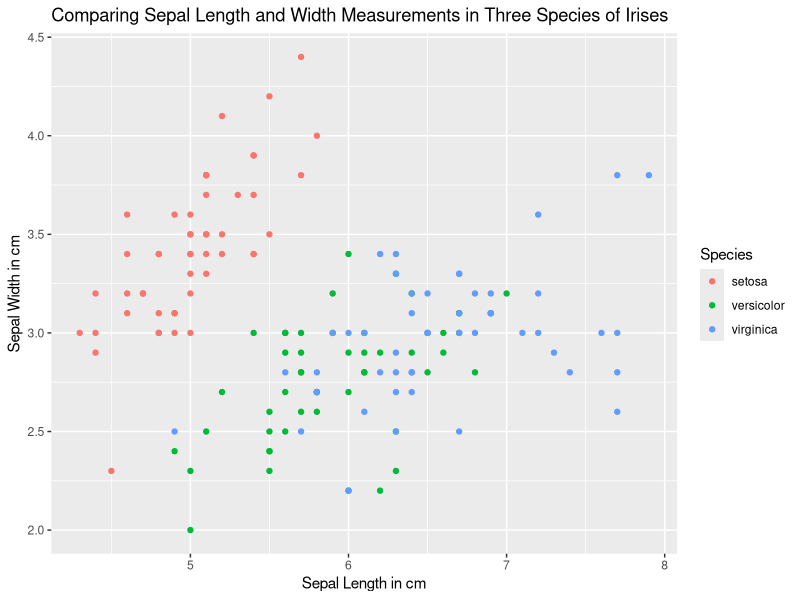
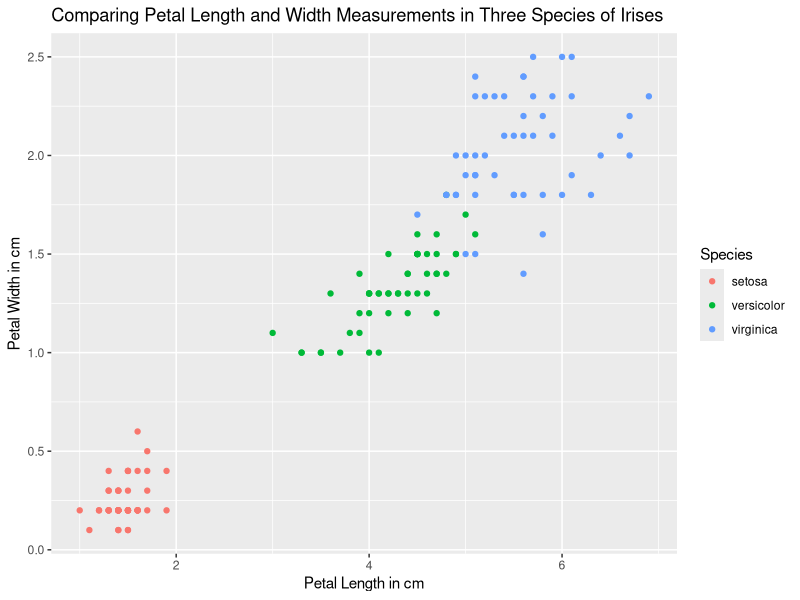

The R source for these figures, in order:
## ---- chunk 1

#creating vector a
a <- c(8:20)
print(a)

#creating vector b
b <- c(30:18)
print(b)


## ---- chunk 2
#multiplying the vectors and calling the result d
d <- a*b
print(d)

## ---- chunk 3
#indexing the 4th, 5th, and 6th elements of d
d[4:6]
## ---- chunk 4

# indexing the values in d that are less than 300
d[d<300]
## ---- chunk 5
# length provides the number of values indexed from d that satisfy the input of d>350
length(d[d>350])

#show what those values are
print(d[d>350])

## ---- chunk 6
#use a read.csv command
quakes <- read.csv("quakes.csv")
## ---- chunk 7
#quakes$mag pulls all of the mag values,
#na.omit removes the na values
#mean takes the means of those remaining values
#stored them as quakes_mean
quakes_mean <- mean(na.omit(quakes$mag))
print(quakes_mean)
## ---- chunk 8
#quakes$mag[quakes_mean < quakes$mag] <- this returns the values of the mag column that are greater than the mean WITH the NA values

#omit the NA values and give me the length
length(na.omit(quakes$mag[quakes_mean < (quakes$mag)]))
## ---- chunk 9
#give me the standard deviation of the stations variable without the NAs
sd(na.omit(quakes$stations))
## ---- chunk 10
#the number of missing values for the variable stations
length(quakes$stations[is.na(quakes$stations)])

#create a variable called "complete quakes" that contains all of the complete cases from quakes
complete_quakes <- quakes[complete.cases(quakes),]
print(complete_quakes)

#calculate the standard deviation of the stations variable in the new complete_quakes table (all NAs removed)
sd(complete_quakes$stations)
## ---- chunk 11
#max(quakes$depth,na.rm = TRUE) finds the maximum value from the depth column without the NA values
#using it as the index to return the quakes$stations value
quakes$stations[max(quakes$depth, na.rm = TRUE)]
## ---- chunk 12
#quakes$str_impact = sets this as a new variable/column
#as.character() casts the data being added to the data frame as a character class
#ifelse() sets the values as one of two options
#quakes$mag <=4.9 indicates what rows (where the mag value is less than 4.9) will be labeled by the first value "Low"
#"High" is what all of the other values will be labeled as
quakes$str_impact = as.character(ifelse(quakes$mag<=4.9,"Low","High"))

#show it
quakes$str_impact
## ---- chunk 13
#quakes$num_impact = sets this as a new variable/column
#as.numeric() casts the data being added to the data frame as a numeric class
#ifelse() sets the values as one of two options
#quakes$mag <=4.9 indicates what rows (where the mag value is less than 4.9) will be labeled by the first value "0"
#"1" is what all of the other values will be labeled as
quakes$num_impact = as.numeric(ifelse(quakes$mag<=4.9,0,1))

#show it
quakes$num_impact

#calculating the mean of the num impact column (removing the NA values)
mean(quakes$num_impact, na.rm = TRUE)
## ---- chunk 14
#quakes$factor_impact = sets this as a new variable/column
#as.factor() casts the data being added to the data frame as a factor class
#ifelse() sets the values as one of two options
#quakes$mag <=4.9 indicates what rows (where the mag value is less than 4.9) will be labeled by the first value "Low"
#"High" is what all of the other values will be labeled as
quakes$factor_impact = as.factor(ifelse(quakes$mag<=4.9,'Low','High'))

#show it
quakes$factor_impact
## ---- chunk 15
#quakes$status = creates the new variable in the quakes data frame
#rep(95:99) produces repeating values from 95 to 99
#as.numeric() casts the data types as numeric
quakes$status = as.numeric(rep(95:99))

#replace the values in quakes$statues that are exactly equal (==) to 99 to NA and store it in the quakes$status variable
quakes$status <- replace(quakes$status, quakes$status == 99, NA)

#print the entire data frame to show all of the updates in the knit.
print(quakes)
## ---- chunk 16
iris
## ---- chunk 17
#update.packages ()
#install.packages("tidyverse")
## ---- chunk 18
library(ggplot2)
ggplot(iris,aes(Sepal.Length,Sepal.Width, color=Species)) + geom_point() + ggtitle("Comparing Sepal Length and Width Measurements in Three Species of Irises") + xlab("Sepal Length in cm") + ylab("Sepal Width in cm")
ggplot(iris,aes(Petal.Length,Petal.Width, color=Species)) + geom_point() + ggtitle("Comparing Petal Length and Width Measurements in Three Species of Irises") + xlab("Petal Length in cm") + ylab("Petal Width in cm")
